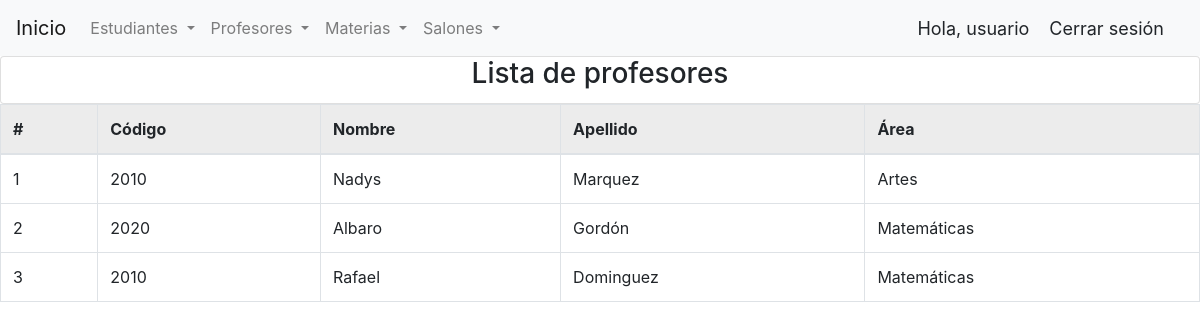
The app's page /colapp/listar_profesor/ (signed in) with its own data.
### colapp/models.py (models this page shows, shortened)
class profesor(models.Model):
    id = models.AutoField(primary_key = True)
    pro_cod = models.IntegerField()
    pro_nom = models.CharField(max_length=20)
    pro_ap = models.CharField(max_length=20)
    pro_are = models.CharField(max_length=15)

### colapp/views.py (the view)
# urls.py: path('listar_profesor/', listarProfesor, name = 'listar_profesor'),
@login_required(login_url='login')
def listarProfesor(request):
    profesores = profesor.objects.all()
    return render(request,'colapp/listar_profesor.html',{'profesores':profesores})

### templates/colapp/listar_profesor.html (shortened to what this page needs)
{% extends 'index.html' %}
{% block body %}
<div class="card text-center">
    <h3 class="card-title">Lista de profesores</h3>
    </div>
   {% if profesores %}
       <table class="table table-bordered">
           <thead class="table-active">
               <tr scope="col">
                   <th>#</th>
                   <th>Código</th>
                   <th>Nombre</th>
                   <th>Apellido</th>
                   <th>Área</th>
               </tr>
           </thead>
           <tbody>
               {% for profesor in profesores %}
               <tr>
                   <td>{{ profesor.id }}</td>
                   <td>{{ profesor.pro_cod }}</td>
                   <td>{{ profesor.pro_nom }}</td>
                   <td>{{ profesor.pro_ap }}</td>
                   <td>{{ profesor.pro_are }}</td>
               </tr>
               {% endfor %}
           </tbody>
       </table>
   {% else %}
   <h1>No hay profesores registrados</h1>
   {% endif %}
{% endblock body %}

### templates/index.html (shortened to what this page needs)
<!DOCTYPE html>
<html lang="es">
<head>
    {% block extracss %}
    <link rel="stylesheet" href="https://stackpath.bootstrapcdn.com/bootstrap/4.5.0/css/bootstrap.min.css">
    {% endblock extracss %}
</head>
<body>
    <nav class="navbar navbar-expand-lg navbar-light bg-light">
        <a class="navbar-brand" href="{% url 'index' %} ">Inicio</a>
        <div class="collapse navbar-collapse" id="navbarSupportedContent">
          <ul class="navbar-nav mr-auto"><li class="nav-item dropdown">
            <a class="nav-link dropdown-toggle" href="#" id="navbarDropdown" role="button" data-toggle="dropdown" aria-haspopup="true" aria-expanded="false">
              Estudiantes
            </a>
          </li>
          <li class="nav-item dropdown">
            <a class="nav-link dropdown-toggle" href="#" id="navbarDropdown" role="button" data-toggle="dropdown" aria-haspopup="true" aria-expanded="false">
              Profesores
            </a>
          </li>
          <li class="nav-item dropdown">
            <a class="nav-link dropdown-toggle" href="#" id="navbarDropdown" role="button" data-toggle="dropdown" aria-haspopup="true" aria-expanded="false">
              Materias
            </a>
          </li>
          <li class="nav-item dropdown">
            <a class="nav-link dropdown-toggle" href="#" id="navbarDropdown" role="button" data-toggle="dropdown" aria-haspopup="true" aria-expanded="false">
              Salones
            </a>
          </li>
          </ul>
        </div>
        <span class="hello-msg">Hola, {{request.user}}</span>
        <span><a class="hello-msg" href="../../logout"> Cerrar sesión</a>
        </span>
      </nav>
    {% block body %}
    {% endblock body %}
</body>
</html>

### templates/index.html (style rules this page uses)
.hello-msg { font-size: 18px; color: currentcolor; margin-right: 20px; }

### records on screen
profesor: id "1", pro_cod "2010", pro_nom "Nadys", pro_ap "Marquez", pro_are "Artes"
profesor: id "2", pro_cod "2020", pro_nom "Albaro", pro_ap "Gordón", pro_are "Matemáticas"
profesor: id "3", pro_cod "2010", pro_nom "Rafael", pro_ap "Dominguez", pro_are "Matemáticas"

### other values on screen
{{ request.user }} "usuario"
